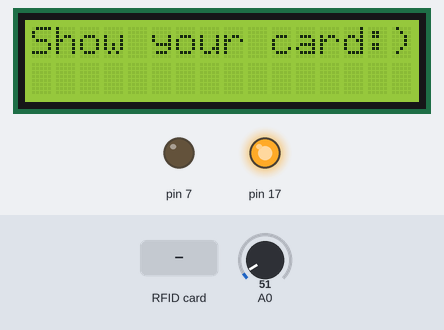
Bench run of a sketch on a simulated Arduino Leonardo, built with avr-gcc and run on an emulated ATmega32U4. On the bench: 16×2 character LCD, output pins drawn as LEDs (lit = HIGH). Inputs (shaded band) come from the test bench; at power-on: A0 = 51. WiFi joins after 1.5 s; servers stay silent unless stated; uploads are accepted with an empty reply; what the sketch prints to the serial monitor is not drawn.

Above: at 8.8 s.
8.9 s: RFID card 5E 7A 19 C4 held to the reader
At 10.2 s:
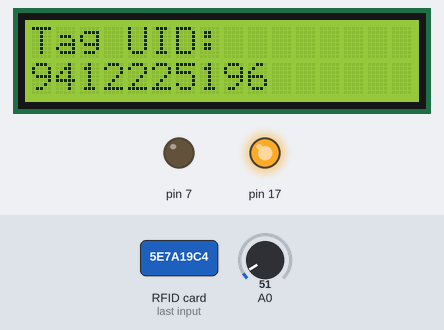
11.9 s: A0 set to 74
At 13.5 s:
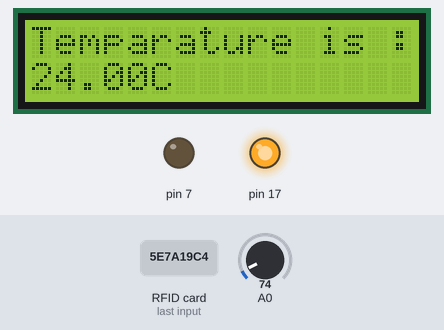
14.2 s: A0 set to 89
At 15.8 s:
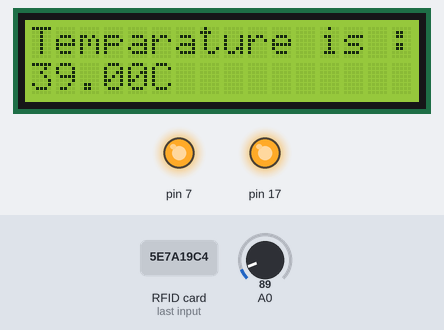
16.3 s: A0 set to 71
At 23.2 s:
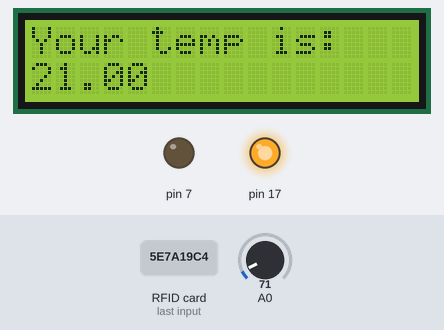
Timing chart, 0 to 23.5 s (numbered marks = the images above; inputs shaded):
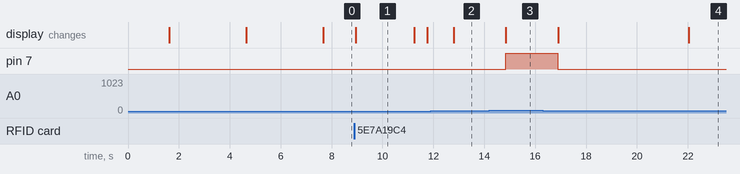

Measured:
- the behaviour switches between 80 and 81 on A0 (found by bisection; images 2 and 3)
- after the input at 8.9 s, the display: changes after 0.05 s (image 1)
- after the input at 11.9 s, the display: changes after 0.89 s (image 2)
- after the input at 14.2 s, pin 7: LOW → HIGH after 0.64 s; the display: changes after 0.65 s (image 3)
- after the input at 16.3 s, pin 7: HIGH → LOW after 0.59 s; the display: first changes after 0.60 s (image 4 shows a later state)
- what the display in image 1 shows lasts 2.2 s, from 9.0 s to 11.2 s

The sketch:

TempArduino.ino
```cpp
#include "WiFiEsp.h"
#include <SPI.h>
#include <MFRC522.h>
#include <Wire.h>
#include <LiquidCrystal_I2C.h>

#ifndef HAVE_HWSERIAL1
#include "SoftwareSerial.h"
SoftwareSerial Serial1(2, 3); // RX, TX
#endif

#define SS_PIN 10
#define RST_PIN 9

char ssid[] = "iptime_6A";
char pass[] = "kimhyunsu7291";
char server[] = "192.168.16.17";
int status = WL_IDLE_STATUS;     // the Wifi radio's status
String TagID = "";

float temperature = 0; //온도를 저장할 변수 선언
float temperatureC = 0;
int val = 0; //val 변수 선언


LiquidCrystal_I2C lcd(0x27, 16, 2);

MFRC522 mfrc522(SS_PIN, RST_PIN); // Instance of the class

WiFiEspClient client;

void setup()
{
  pinMode(7, OUTPUT);
  Serial.begin(9600);
  Serial1.begin(9600);

  WiFi.init(&Serial1);
  SPI.begin();       // Init SPI bus
  mfrc522.PCD_Init(); // Init MFRC522

  if (WiFi.status() == WL_NO_SHIELD) {
    Serial.println(F("WiFi shield not present"));
    while (true);
  }

  // attempt to connect to WiFi network
  while ( status != WL_CONNECTED) {
    Serial.print(F("Attempting to connect to WPA SSID: "));
    Serial.println(ssid);
    status = WiFi.begin(ssid, pass);
  }

  Serial.println(F("You're connected to the network"));


  printWifiStatus();


  lcd.init();
  // Print a message to the LCD.
  lcd.backlight();
  delay(3000);

  lcd.clear();
  lcd.setCursor(0, 0);
  lcd.println(F("Ip Address"));
  lcd.setCursor(0, 1);
  lcd.println(WiFi.localIP());
  delay(3000);

  lcd.clear();
  lcd.setCursor(0, 0);
  lcd.print(F("Show your card:)"));
  Serial.println(F("Initaillizing Done."));
  Serial.println(F("====================="));
  Serial.println();

}

void loop()
{
  digitalWrite(7, LOW);
  TagID = "";

  if ( mfrc522.PICC_IsNewCardPresent())
  {
    if ( mfrc522.PICC_ReadCardSerial())
    {
      lcd.clear();
      Serial.print(F("Tag UID:"));
      lcd.setCursor(0, 0);
      lcd.print("Tag UID:");
      lcd.setCursor(0, 1);

      for (byte i = 0; i < mfrc522.uid.size; i++) {
        Serial.print(mfrc522.uid.uidByte[i] < 0x10 ? " 0" : " ");
        Serial.print(mfrc522.uid.uidByte[i], HEX);
        //lcd.print(mfrc522.uid.uidByte[i] < 0x10 ? " 0" : " ");
        //lcd.print(mfrc522.uid.uidByte[i], HEX);
        lcd.print(mfrc522.uid.uidByte[i]);
        TagID.concat(mfrc522.uid.uidByte[i]);
      }

      Serial.println();

      client.stop();
      if (client.connect(server, 3000)) {
        Serial.println(F("Connected to server"));
        client.println("GET /test/select/usr_info?uuid=" + String(TagID) + " HTTP/1.1");
        client.println("Host: 192.168.16.17");
        client.println("Connection: close");
        client.println();
      }

      String response = "";
      bool begin = false;
      int cnt = 0;
      while (client.available()) {
          char in = client.read();
          if( in == '\n'){
            cnt++;
          }
            if(cnt==8) response += (in);
            Serial.print(in);

        }
      delay(2000);
      response.replace("\"","");
      response.replace("\n","");
      lcd.clear();
      lcd.setCursor(0, 0);
      Serial.println();
      Serial.println(F("============================"));
      Serial.println(response);
      Serial.println(F("============================"));
      lcd.print("Your Id is : ");
      lcd.setCursor(0,1);
      lcd.print(response);

      mfrc522.PICC_HaltA();

      delay(500);

      for (int i = 0; i < 10; i++) {
        lcd.setCursor(0, 0);
        val = analogRead(0); //LM35센서로부터 불러온 값을 val변수에 저장
        lcd.println("Temparature is : ");
        lcd.setCursor(0, 1);
        temperatureC = val - 50;
        if (temperatureC > 30) {
          digitalWrite(7, HIGH);
        }
        else {
          digitalWrite(7, LOW);
        }
        lcd.print(temperatureC); //온도의 정수값표시
        lcd.println("C"); //C표시
        delay(1000);
      }

      lcd.clear();
      lcd.setCursor(0, 0);
      lcd.println("Your temp is:");
      lcd.setCursor(0, 1);
      lcd.println(temperatureC);
      delay(2000);

      // if you get a connection, report back via serial
      if (client.connect(server, 3000)) {
        Serial.println(F("Connected to server"));
        client.println("GET /test/insert?id=" + response + "&temp=" + temperatureC + " HTTP/1.1");
        client.println("Host: 192.168.16.17");
        client.println("Connection: close");
        client.println();
      }

      response = "";
      begin = false;
      while (client.available() || !begin) {

        char in = client.read();

        if (in == '{') {
          begin = true;
        }

        if (begin) response += (in);

        if (in == '}') {
          break;
        }

        delay(1);
      }
      Serial.println(response);
      String response1 = response.substring(0, 10);
      String response2 = response.substring(11, 25);
      lcd.clear();
      lcd.setCursor(0,0);
      lcd.println(response1);
      lcd.setCursor(0,1);
      lcd.println(response2);
      delay(2000);

      reset_state();
    }

  }
}


void printWifiStatus()
{
  // print the SSID of the network you're attached to
  Serial.print(F("SSID: "));
  Serial.println(WiFi.SSID());

  // print your WiFi shield's IP address
  IPAddress ip = WiFi.localIP();
  Serial.print(F("IP Address: "));
  Serial.println(ip);

  // print the received signal strength
  long rssi = WiFi.RSSI();
  Serial.print(F("Signal strength (RSSI):"));
  Serial.print(rssi);
  Serial.println(F(" dBm"));
}


void reset_state()
{
  lcd.clear();
  lcd.setCursor(0, 0);
  lcd.print("Show your card:)");
}
```
